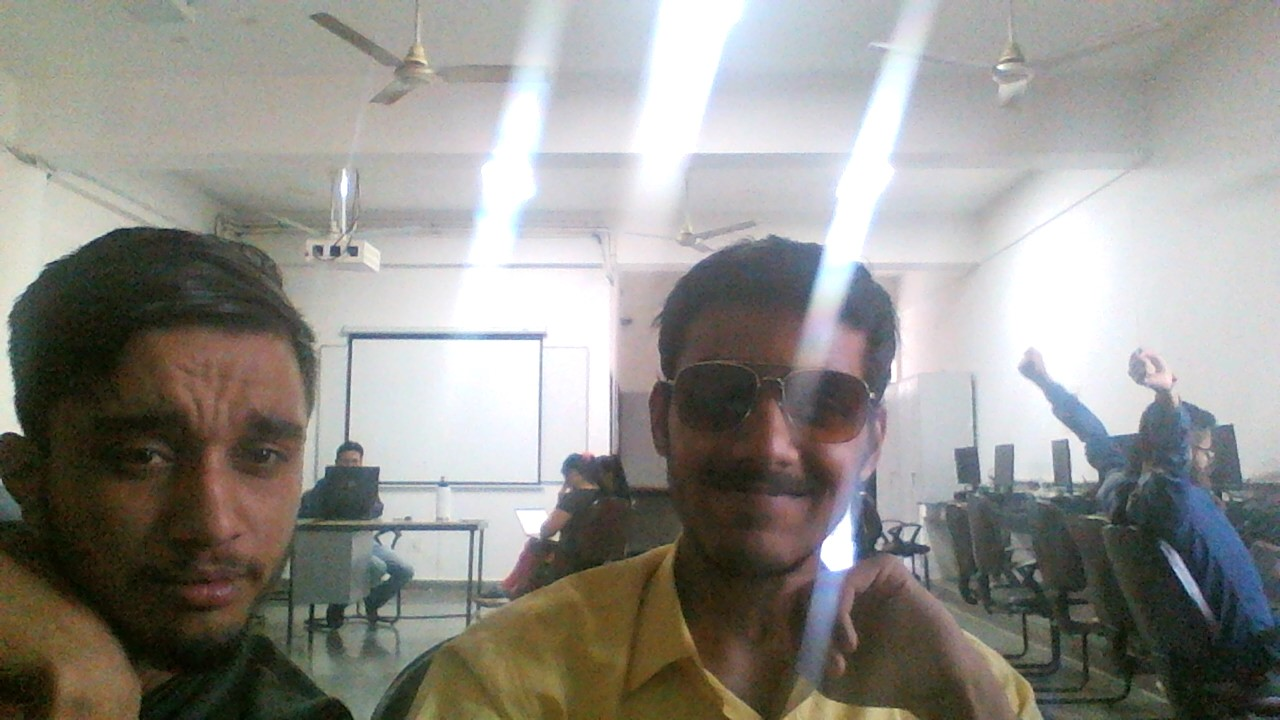
#> input picture photos/vy.jpg, 1280 x 720 px
$ python thresholding.py
#> lines starting #> are read from the running program, lines starting #| are printed output that depends on the picture; after the words box and inside, x2 and y2 are one past the last pixel; in counts of white or black regions, pixels touching at a corner belong together
### rescale.py
import cv2 as cv

def rescale_Frames(frame,scale=0.45):
#> called with scale = 0.45
    width = int(frame.shape[1] * scale)
#> width = 576
    height = int(frame.shape[0] * scale)
#> height = 324
    dimensions = (width ,height)
#> dimensions = (576, 324)
    return cv.resize(frame,dimensions,interpolation=cv.INTER_AREA)

### thresholding.py
import cv2 as cv
import rescale
img = rescale.rescale_Frames(cv.imread('photos/vy.jpg'))
gray = cv.cvtColor(img,cv.COLOR_BGR2GRAY)
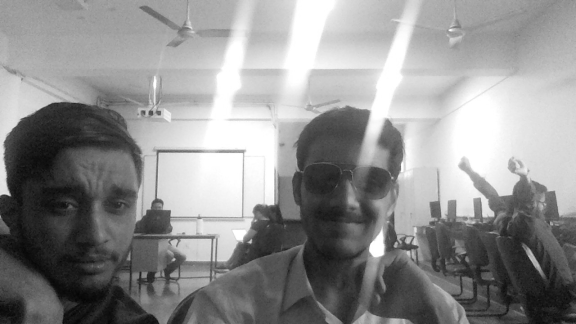
#> gray: shape (324, 576); min 4, max 255, mean 143.4
cv.imshow("gray",gray)

# simple thresholding
threshold,thresh = cv.threshold(gray,140,255,cv.THRESH_BINARY)
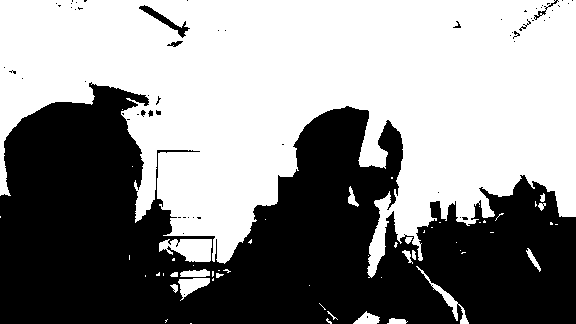
#> thresh: shape (324, 576); 55.2% white; 61 black regions (51 under 20 px), largest, box (x1, y1, x2, y2) and area: (0, 82, 576, 324) 82868, (139, 5, 190, 38) 337, (534, 0, 559, 20) 74
cv.imshow("simple threshold",thresh)

threshold,thresh_inv = cv.threshold(gray,150,255,cv.THRESH_BINARY_INV)
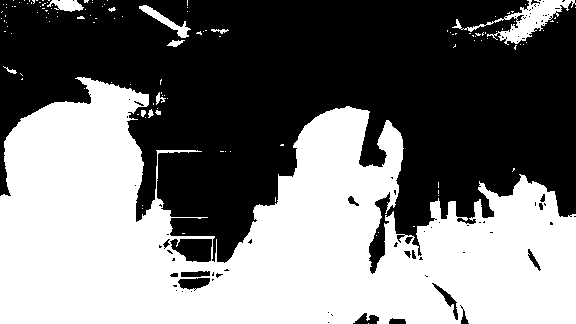
#> thresh_inv: shape (324, 576); 47% white; 129 white regions (117 under 20 px), largest, box (x1, y1, x2, y2) and area: (0, 77, 576, 324) 84927, (452, 0, 576, 45) 1560, (139, 5, 191, 38) 409
cv.imshow("thresh inv",thresh_inv)

# adaptive thresholding
adaptive_thresholding = cv.adaptiveThreshold(gray,255,cv.ADAPTIVE_THRESH_GAUSSIAN_C,cv.THRESH_BINARY_INV,9,1)
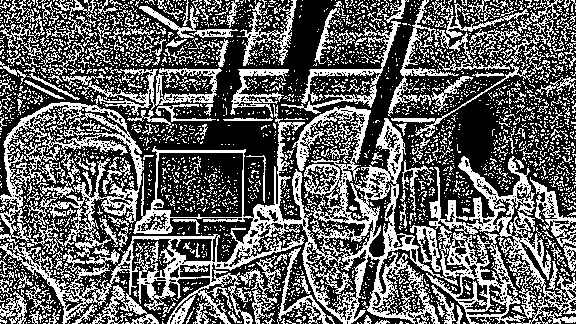
#> adaptive_thresholding: shape (324, 576); 38.6% white in thin lines or dots
cv.imshow("adaptive thresh",adaptive_thresholding)


cv.waitKey(0)

$ run again, with photos/WIN_20230313_15_53_58_Pro.jpg copied over photos/vy.jpg
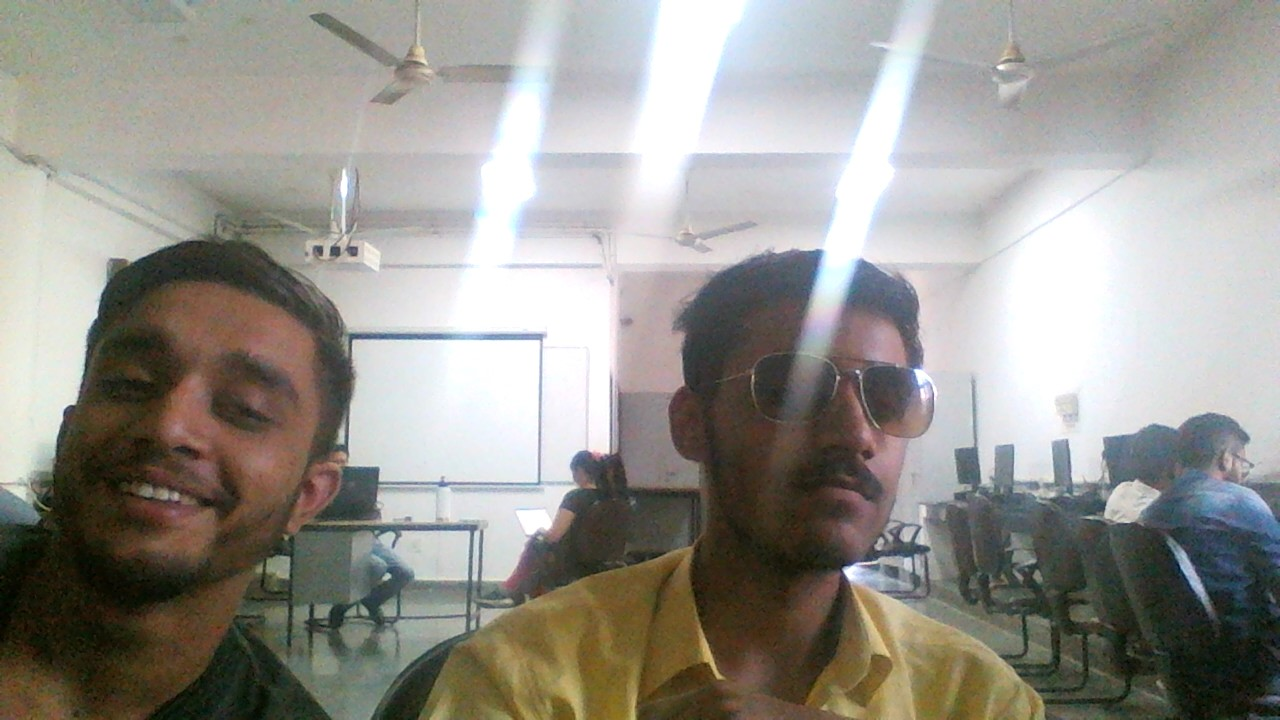
#> input picture photos/WIN_20230313_15_53_58_Pro.jpg, 1280 x 720 px
#> width = 576
#> dimensions = (576, 324)
#> `threshold,thresh = cv.threshold(gray,140,255,cv.THRESH_BINARY)`:
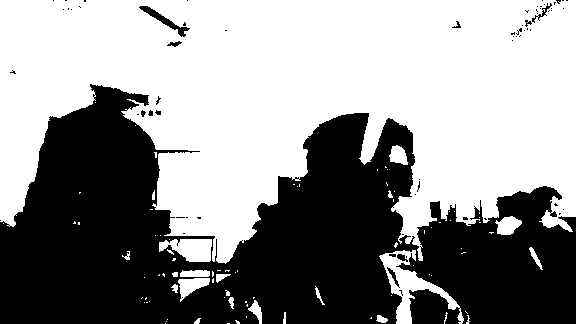
#> thresh: shape (324, 576); 57.2% white; 68 black regions (57 under 20 px), largest, box (x1, y1, x2, y2) and area: (0, 84, 576, 324) 78974, (139, 6, 190, 37) 324, (532, 3, 552, 23) 79
#> thresh_inv: shape (324, 576); 45.2% white; 140 white regions (126 under 20 px), largest, box (x1, y1, x2, y2) and area: (0, 77, 576, 324) 81546, (499, 0, 576, 46) 1352, (139, 5, 191, 38) 405
#> `adaptive_thresholding = cv.adaptiveThreshold(gray,255,cv.ADAPTIVE_THRE..`:
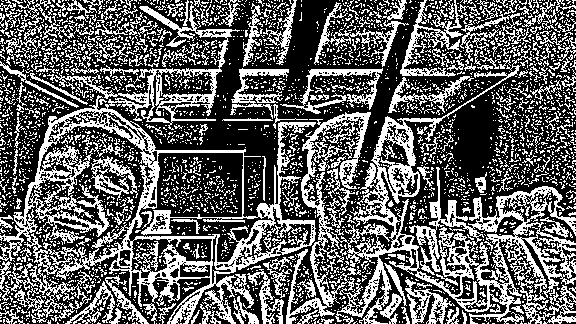
#> adaptive_thresholding: shape (324, 576); 38.2% white in thin lines or dots

$ run again, with photos/WIN_20230313_15_54_02_Pro.jpg copied over photos/vy.jpg
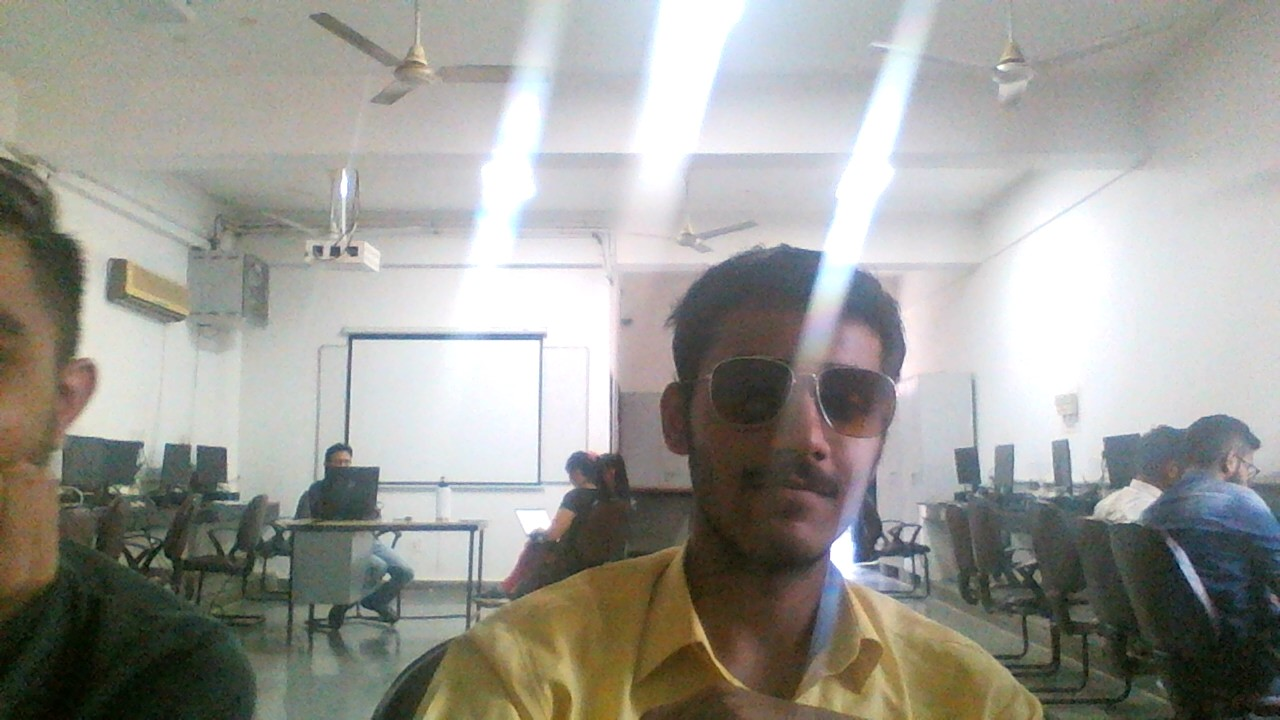
#> input picture photos/WIN_20230313_15_54_02_Pro.jpg, 1280 x 720 px
#> width = 576
#> dimensions = (576, 324)
#> `threshold,thresh = cv.threshold(gray,140,255,cv.THRESH_BINARY)`:
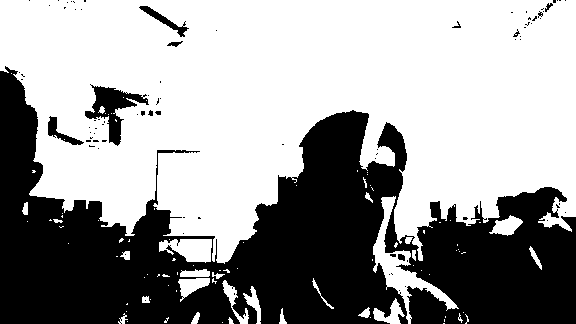
#> thresh: shape (324, 576); 61.3% white; 84 black regions (73 under 20 px), largest, box (x1, y1, x2, y2) and area: (0, 66, 576, 324) 69805, (85, 84, 149, 146) 1359, (139, 6, 189, 37) 332
#> thresh_inv: shape (324, 576); 41.7% white; 166 white regions (150 under 20 px), largest, box (x1, y1, x2, y2) and area: (0, 65, 576, 324) 72274, (82, 78, 149, 151) 2439, (498, 0, 576, 47) 1308
#> `adaptive_thresholding = cv.adaptiveThreshold(gray,255,cv.ADAPTIVE_THRE..`:
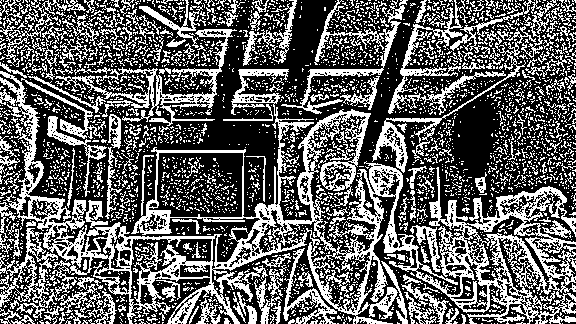
#> adaptive_thresholding: shape (324, 576); 38.1% white in thin lines or dots
